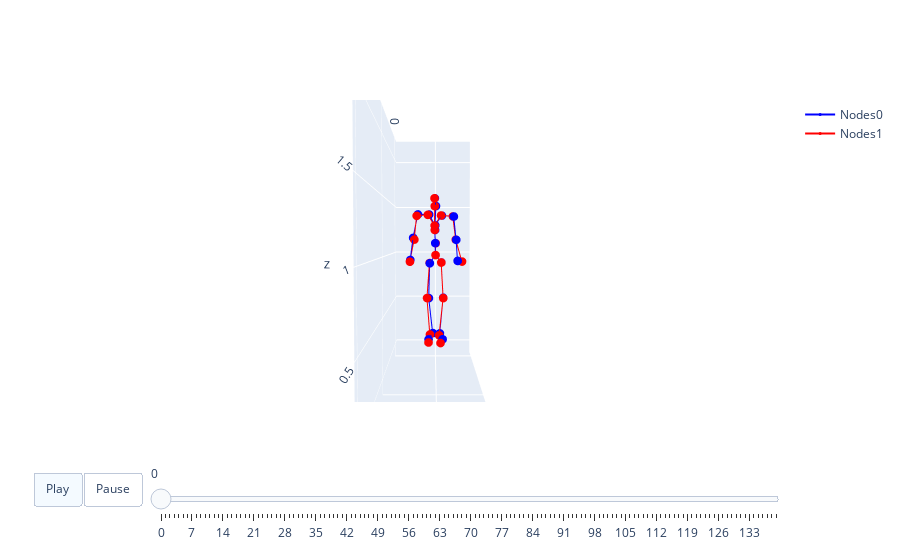

Source (notebook cell):
### Code cell
x = pose[k][:m_length[k]].detach().cpu().numpy()
y = pred_pose[0].detach().cpu().numpy()
l = m_length[k]
caption = clip_text[k]
visualize_2motions(x, val_loader.dataset.std, val_loader.dataset.mean, args.dataname, l, y, save_path=None) # 'study/a man steps forward and does a handstand.html'

### Figure 1 — Plotly figure (JSON) as saved in the notebook; plotly's stock layout.template omitted (floating-point values rounded to 4 significant figures)
{"data": [{"marker": {"color": "blue", "size": 3}, "mode": "lines+markers", "name": "Nodes0", "type": "scatter3d", "x": [0, -0.006573, null, -0.006573, -0.04617, null, -0.04617, -0.1371, null, -0.1371, 0.0007783, null, 0, -0.01183, null, -0.01183, -0.03995, null, -0.03995, -0.133, null, -0.133, 0.004466, null, 0, -0.02334, null, -0.02334, -0.03057, null, -0.03057, -0.001877, null, -0.001877, -0.05409, null, -0.05409, 0.01114, null, -0.001877, -0.04321, null, -0.04321, -0.04426, null, -0.04426, -0.06727, null, -0.06727, 0.05887, null, -0.001877, -0.04525, null, -0.04525, -0.039, null, -0.039, -0.0238, null, -0.0238, 0.123, null], "y": [0, -0.06267, null, -0.06267, -0.07401, null, -0.07401, -0.03021, null, -0.03021, -0.07666, null, 0, 0.06299, null, 0.06299, 0.08458, null, 0.08458, 0.04965, null, 0.04965, 0.07754, null, 0, -0.003282, null, -0.003282, -0.004972, null, -0.004972, -0.004019, null, -0.004019, 0.004598, null, 0.004598, -0.008379, null, -0.004019, -0.07054, null, -0.07054, -0.1935, null, -0.1935, -0.247, null, -0.247, -0.2714, null, -0.004019, 0.06885, null, 0.06885, 0.1999, null, 0.1999, 0.2259, null, 0.2259, 0.232, null], "z": [0.9726, 0.8826, null, 0.8826, 0.4946, null, 0.4946, 0.08111, null, 0.08111, 0.04724, null, 0.9726, 0.8919, null, 0.8919, 0.4999, null, 0.4999, 0.07903, null, 0.07903, 0.04927, null, 0.9726, 1.102, null, 1.102, 1.245, null, 1.245, 1.295, null, 1.295, 1.508, null, 1.508, 1.586, null, 1.295, 1.415, null, 1.415, 1.416, null, 1.416, 1.16, null, 1.16, 0.9222, null, 1.295, 1.403, null, 1.403, 1.393, null, 1.393, 1.138, null, 1.138, 0.9161, null]}, {"marker": {"color": "red", "size": 3}, "mode": "lines+markers", "name": "Nodes1", "type": "scatter3d", "x": [0, -0.0074, null, -0.0074, -0.03099, null, -0.03099, -0.09062, null, -0.09062, 0.05254, null, 0, -0.003282, null, -0.003282, -0.02736, null, -0.02736, -0.08357, null, -0.08357, 0.05465, null, 0, -0.02853, null, -0.02853, -0.02887, null, -0.02887, 0.001574, null, 0.001574, -0.04173, null, -0.04173, 0.0231, null, 0.001574, -0.03329, null, -0.03329, -0.03695, null, -0.03695, -0.05378, null, -0.05378, 0.06432, null, 0.001574, -0.03751, null, -0.03751, -0.04039, null, -0.04039, -0.05127, null, -0.05127, 0.0584, null], "y": [0, -0.06501, null, -0.06501, -0.09299, null, -0.09299, -0.06205, null, -0.06205, -0.0766, null, 0, 0.06226, null, 0.06226, 0.08493, null, 0.08493, 0.04101, null, 0.04101, 0.05326, null, 0, 0.00104, null, 0.00104, -0.008532, null, -0.008532, -0.01008, null, -0.01008, -0.008628, null, -0.008628, -0.01177, null, -0.01008, -0.08399, null, -0.08399, -0.206, null, -0.206, -0.2339, null, -0.2339, -0.2749, null, -0.01008, 0.06059, null, 0.06059, 0.1899, null, 0.1899, 0.2231, null, 0.2231, 0.2831, null], "z": [0.9724, 0.8847, null, 0.8847, 0.4969, null, 0.4969, 0.07763, null, 0.07763, 0.02821, null, 0.9724, 0.8908, null, 0.8908, 0.4978, null, 0.4978, 0.06935, null, 0.06935, 0.02272, null, 0.9724, 1.101, null, 1.101, 1.245, null, 1.245, 1.292, null, 1.292, 1.507, null, 1.507, 1.585, null, 1.292, 1.411, null, 1.411, 1.4, null, 1.4, 1.141, null, 1.141, 0.9041, null, 1.292, 1.404, null, 1.404, 1.394, null, 1.394, 1.14, null, 1.14, 0.905, null]}], "layout": {"scene": {"aspectmode": "manual", "aspectratio": {"x": 2.22, "y": 0.8249, "z": 2.367}, "camera": {"eye": {"x": 3, "y": 0, "z": 0.1}}, "xaxis": {"range": [-0.1489, 2.071]}, "yaxis": {"range": [-0.4389, 0.386]}, "zaxis": {"range": [-0.136, 2.231]}}, "sliders": [{"len": 0.9, "pad": {"b": 10, "t": 60}, "steps": [{"args": [["frame0"], {"frame": {"duration": 0}, "fromcurrent": true, "mode": "immediate", "transition": {"duration": 0, "easing": "linear"}}], "label": "0", "method": "animate"}, {"args": [["frame1"], {"frame": {"duration": 0}, "fromcurrent": true, "mode": "immediate", "transition": {"duration": 0, "easing": "linear"}}], "label": "1", "method": "animate"}, {"args": [["frame2"], {"frame": {"duration": 0}, "fromcurrent": true, "mode": "immediate", "transition": {"duration": 0, "easing": "linear"}}], "label": "2", "method": "animate"}, {"args": [["frame3"], {"frame": {"duration": 0}, "fromcurrent": true, "mode": "immediate", "transition": {"duration": 0, "easing": "linear"}}], "label": "3", "method": "animate"}, {"args": [["frame4"], {"frame": {"duration": 0}, "fromcurrent": true, "mode": "immediate", "transition": {"duration": 0, "easing": "linear"}}], "label": "4", "method": "animate"}, {"args": [["frame5"], {"frame": {"duration": 0}, "fromcurrent": true, "mode": "immediate", "transition": {"duration": 0, "easing": "linear"}}], "label": "5", "method": "animate"}, {"args": [["frame6"], {"frame": {"duration": 0}, "fromcurrent": true, "mode": "immediate", "transition": {"duration": 0, "easing": "linear"}}], "label": "6", "method": "animate"}, {"args": [["frame7"], {"frame": {"duration": 0}, "fromcurrent": true, "mode": "immediate", "transition": {"duration": 0, "easing": "linear"}}], "label": "7", "method": "animate"}, {"args": [["frame8"], {"frame": {"duration": 0}, "fromcurrent": true, "mode": "immediate", "transition": {"duration": 0, "easing": "linear"}}], "label": "8", "method": "animate"}, {"args": [["frame9"], {"frame": {"duration": 0}, "fromcurrent": true, "mode": "immediate", "transition": {"duration": 0, "easing": "linear"}}], "label": "9", "method": "animate"}, {"args": [["frame10"], {"frame": {"duration": 0}, "fromcurrent": true, "mode": "immediate", "transition": {"duration": 0, "easing": "linear"}}], "label": "10", "method": "animate"}, {"args": [["frame11"], {"frame": {"duration": 0}, "fromcurrent": true, "mode": "immediate", "transition": {"duration": 0, "easing": "linear"}}], "label": "11", "method": "animate"}, {"args": [["frame12"], {"frame": {"duration": 0}, "fromcurrent": true, "mode": "immediate", "transition": {"duration": 0, "easing": "linear"}}], "label": "12", "method": "animate"}, {"args": [["frame13"], {"frame": {"duration": 0}, "fromcurrent": true, "mode": "immediate", "transition": {"duration": 0, "easing": "linear"}}], "label": "13", "method": "animate"}, {"args": [["frame14"], {"frame": {"duration": 0}, "fromcurrent": true, "mode": "immediate", "transition": {"duration": 0, "easing": "linear"}}], "label": "14", "method": "animate"}, {"args": [["frame15"], {"frame": {"duration": 0}, "fromcurrent": true, "mode": "immediate", "transition": {"duration": 0, "easing": "linear"}}], "label": "15", "method": "animate"}, {"args": [["frame16"], {"frame": {"duration": 0}, "fromcurrent": true, "mode": "immediate", "transition": {"duration": 0, "easing": "linear"}}], "label": "16", "method": "animate"}, {"args": [["frame17"], {"frame": {"duration": 0}, "fromcurrent": true, "mode": "immediate", "transition": {"duration": 0, "easing": "linear"}}], "label": "17", "method": "animate"}, {"args": [["frame18"], {"frame": {"duration": 0}, "fromcurrent": true, "mode": "immediate", "transition": {"duration": 0, "easing": "linear"}}], "label": "18", "method": "animate"}, {"args": [["frame19"], {"frame": {"duration": 0}, "fromcurrent": true, "mode": "immediate", "transition": {"duration": 0, "easing": "linear"}}], "label": "19", "method": "animate"}, {"args": [["frame20"], {"frame": {"duration": 0}, "fromcurrent": true, "mode": "immediate", "transition": {"duration": 0, "easing": "linear"}}], "label": "20", "method": "animate"}, {"args": [["frame21"], {"frame": {"duration": 0}, "fromcurrent": true, "mode": "immediate", "transition": {"duration": 0, "easing": "linear"}}], "label": "21", "method": "animate"}, {"args": [["frame22"], {"frame": {"duration": 0}, "fromcurrent": true, "mode": "immediate", "transition": {"duration": 0, "easing": "linear"}}], "label": "22", "method": "animate"}, {"args": [["frame23"], {"frame": {"duration": 0}, "fromcurrent": true, "mode": "immediate", "transition": {"duration": 0, "easing": "linear"}}], "label": "23", "method": "animate"}, {"args": [["frame24"], {"frame": {"duration": 0}, "fromcurrent": true, "mode": "immediate", "transition": {"duration": 0, "easing": "linear"}}], "label": "24", "method": "animate"}, {"args": [["frame25"], {"frame": {"duration": 0}, "fromcurrent": true, "mode": "immediate", "transition": {"duration": 0, "easing": "linear"}}], "label": "25", "method": "animate"}, {"args": [["frame26"], {"frame": {"duration": 0}, "fromcurrent": true, "mode": "immediate", "transition": {"duration": 0, "easing": "linear"}}], "label": "26", "method": "animate"}, {"args": [["frame27"], {"frame": {"duration": 0}, "fromcurrent": true, "mode": "immediate", "transition": {"duration": 0, "easing": "linear"}}], "label": "27", "method": "animate"}, {"args": [["frame28"], {"frame": {"duration": 0}, "fromcurrent": true, "mode": "immediate", "transition": {"duration": 0, "easing": "linear"}}], "label": "28", "method": "animate"}, {"args": [["frame29"], {"frame": {"duration": 0}, "fromcurrent": true, "mode": "immediate", "transition": {"duration": 0, "easing": "linear"}}], "label": "29", "method": "animate"}, {"args": [["frame30"], {"frame": {"duration": 0}, "fromcurrent": true, "mode": "immediate", "transition": {"duration": 0, "easing": "linear"}}], "label": "30", "method": "animate"}, {"args": [["frame31"], {"frame": {"duration": 0}, "fromcurrent": true, "mode": "immediate", "transition": {"duration": 0, "easing": "linear"}}], "label": "31", "method": "animate"}, {"args": [["frame32"], {"frame": {"duration": 0}, "fromcurrent": true, "mode": "immediate", "transition": {"duration": 0, "easing": "linear"}}], "label": "32", "method": "animate"}, {"args": [["frame33"], {"frame": {"duration": 0}, "fromcurrent": true, "mode": "immediate", "transition": {"duration": 0, "easing": "linear"}}], "label": "33", "method": "animate"}, {"args": [["frame34"], {"frame": {"duration": 0}, "fromcurrent": true, "mode": "immediate", "transition": {"duration": 0, "easing": "linear"}}], "label": "34", "method": "animate"}, {"args": [["frame35"], {"frame": {"duration": 0}, "fromcurrent": true, "mode": "immediate", "transition": {"duration": 0, "easing": "linear"}}], "label": "35", "method": "animate"}, {"args": [["frame36"], {"frame": {"duration": 0}, "fromcurrent": true, "mode": "immediate", "transition": {"duration": 0, "easing": "linear"}}], "label": "36", "method": "animate"}, {"args": [["frame37"], {"frame": {"duration": 0}, "fromcurrent": true, "mode": "immediate", "transition": {"duration": 0, "easing": "linear"}}], "label": "37", "method": "animate"}, {"args": [["frame38"], {"frame": {"duration": 0}, "fromcurrent": true, "mode": "immediate", "transition": {"duration": 0, "easing": "linear"}}], "label": "38", "method": "animate"}, {"args": [["frame39"], {"frame": {"duration": 0}, "fromcurrent": true, "mode": "immediate", "transition": {"duration": 0, "easing": "linear"}}], "label": "39", "method": "animate"}, {"args": [["frame40"], {"frame": {"duration": 0}, "fromcurrent": true, "mode": "immediate", "transition": {"duration": 0, "easing": "linear"}}], "label": "40", "method": "animate"}, {"args": [["frame41"], {"frame": {"duration": 0}, "fromcurrent": true, "mode": "immediate", "transition": {"duration": 0, "easing": "linear"}}], "label": "41", "method": "animate"}, {"args": [["frame42"], {"frame": {"duration": 0}, "fromcurrent": true, "mode": "immediate", "transition": {"duration": 0, "easing": "linear"}}], "label": "42", "method": "animate"}, {"args": [["frame43"], {"frame": {"duration": 0}, "fromcurrent": true, "mode": "immediate", "transition": {"duration": 0, "easing": "linear"}}], "label": "43", "method": "animate"}, {"args": [["frame44"], {"frame": {"duration": 0}, "fromcurrent": true, "mode": "immediate", "transition": {"duration": 0, "easing": "linear"}}], "label": "44", "method": "animate"}, {"args": [["frame45"], {"frame": {"duration": 0}, "fromcurrent": true, "mode": "immediate", "transition": {"duration": 0, "easing": "linear"}}], "label": "45", "method": "animate"}, {"args": [["frame46"], {"frame": {"duration": 0}, "fromcurrent": true, "mode": "immediate", "transition": {"duration": 0, "easing": "linear"}}], "label": "46", "method": "animate"}, {"args": [["frame47"], {"frame": {"duration": 0}, "fromcurrent": true, "mode": "immediate", "transition": {"duration": 0, "easing": "linear"}}], "label": "47", "method": "animate"}, {"args": [["frame48"], {"frame": {"duration": 0}, "fromcurrent": true, "mode": "immediate", "transition": {"duration": 0, "easing": "linear"}}], "label": "48", "method": "animate"}, {"args": [["frame49"], {"frame": {"duration": 0}, "fromcurrent": true, "mode": "immediate", "transition": {"duration": 0, "easing": "linear"}}], "label": "49", "method": "animate"}, {"args": [["frame50"], {"frame": {"duration": 0}, "fromcurrent": true, "mode": "immediate", "transition": {"duration": 0, "easing": "linear"}}], "label": "50", "method": "animate"}, {"args": [["frame51"], {"frame": {"duration": 0}, "fromcurrent": true, "mode": "immediate", "transition": {"duration": 0, "easing": "linear"}}], "label": "51", "method": "animate"}, {"args": [["frame52"], {"frame": {"duration": 0}, "fromcurrent": true, "mode": "immediate", "transition": {"duration": 0, "easing": "linear"}}], "label": "52", "method": "animate"}, {"args": [["frame53"], {"frame": {"duration": 0}, "fromcurrent": true, "mode": "immediate", "transition": {"duration": 0, "easing": "linear"}}], "label": "53", "method": "animate"}, {"args": [["frame54"], {"frame": {"duration": 0}, "fromcurrent": true, "mode": "immediate", "transition": {"duration": 0, "easing": "linear"}}], "label": "54", "method": "animate"}, {"args": [["frame55"], {"frame": {"duration": 0}, "fromcurrent": true, "mode": "immediate", "transition": {"duration": 0, "easing": "linear"}}], "label": "55", "method": "animate"}, {"args": [["frame56"], {"frame": {"duration": 0}, "fromcurrent": true, "mode": "immediate", "transition": {"duration": 0, "easing": "linear"}}], "label": "56", "method": "animate"}, {"args": [["frame57"], {"frame": {"duration": 0}, "fromcurrent": true, "mode": "immediate", "transition": {"duration": 0, "easing": "linear"}}], "label": "57", "method": "animate"}, {"args": [["frame58"], {"frame": {"duration": 0}, "fromcurrent": true, "mode": "immediate", "transition": {"duration": 0, "easing": "linear"}}], "label": "58", "method": "animate"}, {"args": [["frame59"], {"frame": {"duration": 0}, "fromcurrent": true, "mode": "immediate", "transition": {"duration": 0, "easing": "linear"}}], "label": "59", "method": "animate"}, {"args": [["frame60"], {"frame": {"duration": 0}, "fromcurrent": true, "mode": "immediate", "transition": {"duration": 0, "easing": "linear"}}], "label": "60", "method": "animate"}, {"args": [["frame61"], {"frame": {"duration": 0}, "fromcurrent": true, "mode": "immediate", "transition": {"duration": 0, "easing": "linear"}}], "label": "61", "method": "animate"}, {"args": [["frame62"], {"frame": {"duration": 0}, "fromcurrent": true, "mode": "immediate", "transition": {"duration": 0, "easing": "linear"}}], "label": "62", "method": "animate"}, {"args": [["frame63"], {"frame": {"duration": 0}, "fromcurrent": true, "mode": "immediate", "transition": {"duration": 0, "easing": "linear"}}], "label": "63", "method": "animate"}, {"args": [["frame64"], {"frame": {"duration": 0}, "fromcurrent": true, "mode": "immediate", "transition": {"duration": 0, "easing": "linear"}}], "label": "64", "method": "animate"}, {"args": [["frame65"], {"frame": {"duration": 0}, "fromcurrent": true, "mode": "immediate", "transition": {"duration": 0, "easing": "linear"}}], "label": "65", "method": "animate"}, {"args": [["frame66"], {"frame": {"duration": 0}, "fromcurrent": true, "mode": "immediate", "transition": {"duration": 0, "easing": "linear"}}], "label": "66", "method": "animate"}, {"args": [["frame67"], {"frame": {"duration": 0}, "fromcurrent": true, "mode": "immediate", "transition": {"duration": 0, "easing": "linear"}}], "label": "67", "method": "animate"}, {"args": [["frame68"], {"frame": {"duration": 0}, "fromcurrent": true, "mode": "immediate", "transition": {"duration": 0, "easing": "linear"}}], "label": "68", "method": "animate"}, {"args": [["frame69"], {"frame": {"duration": 0}, "fromcurrent": true, "mode": "immediate", "transition": {"duration": 0, "easing": "linear"}}], "label": "69", "method": "animate"}, {"args": [["frame70"], {"frame": {"duration": 0}, "fromcurrent": true, "mode": "immediate", "transition": {"duration": 0, "easing": "linear"}}], "label": "70", "method": "animate"}, {"args": [["frame71"], {"frame": {"duration": 0}, "fromcurrent": true, "mode": "immediate", "transition": {"duration": 0, "easing": "linear"}}], "label": "71", "method": "animate"}, {"args": [["frame72"], {"frame": {"duration": 0}, "fromcurrent": true, "mode": "immediate", "transition": {"duration": 0, "easing": "linear"}}], "label": "72", "method": "animate"}, {"args": [["frame73"], {"frame": {"duration": 0}, "fromcurrent": true, "mode": "immediate", "transition": {"duration": 0, "easing": "linear"}}], "label": "73", "method": "animate"}, {"args": [["frame74"], {"frame": {"duration": 0}, "fromcurrent": true, "mode": "immediate", "transition": {"duration": 0, "easing": "linear"}}], "label": "74", "method": "animate"}, {"args": [["frame75"], {"frame": {"duration": 0}, "fromcurrent": true, "mode": "immediate", "transition": {"duration": 0, "easing": "linear"}}], "label": "75", "method": "animate"}, {"args": [["frame76"], {"frame": {"duration": 0}, "fromcurrent": true, "mode": "immediate", "transition": {"duration": 0, "easing": "linear"}}], "label": "76", "method": "animate"}, {"args": [["frame77"], {"frame": {"duration": 0}, "fromcurrent": true, "mode": "immediate", "transition": {"duration": 0, "easing": "linear"}}], "label": "77", "method": "animate"}, {"args": [["frame78"], {"frame": {"duration": 0}, "fromcurrent": true, "mode": "immediate", "transition": {"duration": 0, "easing": "linear"}}], "label": "78", "method": "animate"}, {"args": [["frame79"], {"frame": {"duration": 0}, "fromcurrent": true, "mode": "immediate", "transition": {"duration": 0, "easing": "linear"}}], "label": "79", "method": "animate"}, {"args": [["frame80"], {"frame": {"duration": 0}, "fromcurrent": true, "mode": "immediate", "transition": {"duration": 0, "easing": "linear"}}], "label": "80", "method": "animate"}, {"args": [["frame81"], {"frame": {"duration": 0}, "fromcurrent": true, "mode": "immediate", "transition": {"duration": 0, "easing": "linear"}}], "label": "81", "method": "animate"}, {"args": [["frame82"], {"frame": {"duration": 0}, "fromcurrent": true, "mode": "immediate", "transition": {"duration": 0, "easing": "linear"}}], "label": "82", "method": "animate"}, {"args": [["frame83"], {"frame": {"duration": 0}, "fromcurrent": true, "mode": "immediate", "transition": {"duration": 0, "easing": "linear"}}], "label": "83", "method": "animate"}, {"args": [["frame84"], {"frame": {"duration": 0}, "fromcurrent": true, "mode": "immediate", "transition": {"duration": 0, "easing": "linear"}}], "label": "84", "method": "animate"}, {"args": [["frame85"], {"frame": {"duration": 0}, "fromcurrent": true, "mode": "immediate", "transition": {"duration": 0, "easing": "linear"}}], "label": "85", "method": "animate"}, {"args": [["frame86"], {"frame": {"duration": 0}, "fromcurrent": true, "mode": "immediate", "transition": {"duration": 0, "easing": "linear"}}], "label": "86", "method": "animate"}, {"args": [["frame87"], {"frame": {"duration": 0}, "fromcurrent": true, "mode": "immediate", "transition": {"duration": 0, "easing": "linear"}}], "label": "87", "method": "animate"}, {"args": [["frame88"], {"frame": {"duration": 0}, "fromcurrent": true, "mode": "immediate", "transition": {"duration": 0, "easing": "linear"}}], "label": "88", "method": "animate"}, {"args": [["frame89"], {"frame": {"duration": 0}, "fromcurrent": true, "mode": "immediate", "transition": {"duration": 0, "easing": "linear"}}], "label": "89", "method": "animate"}, {"args": [["frame90"], {"frame": {"duration": 0}, "fromcurrent": true, "mode": "immediate", "transition": {"duration": 0, "easing": "linear"}}], "label": "90", "method": "animate"}, {"args": [["frame91"], {"frame": {"duration": 0}, "fromcurrent": true, "mode": "immediate", "transition": {"duration": 0, "easing": "linear"}}], "label": "91", "method": "animate"}, {"args": [["frame92"], {"frame": {"duration": 0}, "fromcurrent": true, "mode": "immediate", "transition": {"duration": 0, "easing": "linear"}}], "label": "92", "method": "animate"}, {"args": [["frame93"], {"frame": {"duration": 0}, "fromcurrent": true, "mode": "immediate", "transition": {"duration": 0, "easing": "linear"}}], "label": "93", "method": "animate"}, {"args": [["frame94"], {"frame": {"duration": 0}, "fromcurrent": true, "mode": "immediate", "transition": {"duration": 0, "easing": "linear"}}], "label": "94", "method": "animate"}, {"args": [["frame95"], {"frame": {"duration": 0}, "fromcurrent": true, "mode": "immediate", "transition": {"duration": 0, "easing": "linear"}}], "label": "95", "method": "animate"}, {"args": [["frame96"], {"frame": {"duration": 0}, "fromcurrent": true, "mode": "immediate", "transition": {"duration": 0, "easing": "linear"}}], "label": "96", "method": "animate"}, {"args": [["frame97"], {"frame": {"duration": 0}, "fromcurrent": true, "mode": "immediate", "transition": {"duration": 0, "easing": "linear"}}], "label": "97", "method": "animate"}, {"args": [["frame98"], {"frame": {"duration": 0}, "fromcurrent": true, "mode": "immediate", "transition": {"duration": 0, "easing": "linear"}}], "label": "98", "method": "animate"}, {"args": [["frame99"], {"frame": {"duration": 0}, "fromcurrent": true, "mode": "immediate", "transition": {"duration": 0, "easing": "linear"}}], "label": "99", "method": "animate"}, {"args": [["frame100"], {"frame": {"duration": 0}, "fromcurrent": true, "mode": "immediate", "transition": {"duration": 0, "easing": "linear"}}], "label": "100", "method": "animate"}, {"args": [["frame101"], {"frame": {"duration": 0}, "fromcurrent": true, "mode": "immediate", "transition": {"duration": 0, "easing": "linear"}}], "label": "101", "method": "animate"}, {"args": [["frame102"], {"frame": {"duration": 0}, "fromcurrent": true, "mode": "immediate", "transition": {"duration": 0, "easing": "linear"}}], "label": "102", "method": "animate"}, {"args": [["frame103"], {"frame": {"duration": 0}, "fromcurrent": true, "mode": "immediate", "transition": {"duration": 0, "easing": "linear"}}], "label": "103", "method": "animate"}, {"args": [["frame104"], {"frame": {"duration": 0}, "fromcurrent": true, "mode": "immediate", "transition": {"duration": 0, "easing": "linear"}}], "label": "104", "method": "animate"}, {"args": [["frame105"], {"frame": {"duration": 0}, "fromcurrent": true, "mode": "immediate", "transition": {"duration": 0, "easing": "linear"}}], "label": "105", "method": "animate"}, {"args": [["frame106"], {"frame": {"duration": 0}, "fromcurrent": true, "mode": "immediate", "transition": {"duration": 0, "easing": "linear"}}], "label": "106", "method": "animate"}, {"args": [["frame107"], {"frame": {"duration": 0}, "fromcurrent": true, "mode": "immediate", "transition": {"duration": 0, "easing": "linear"}}], "label": "107", "method": "animate"}, {"args": [["frame108"], {"frame": {"duration": 0}, "fromcurrent": true, "mode": "immediate", "transition": {"duration": 0, "easing": "linear"}}], "label": "108", "method": "animate"}, {"args": [["frame109"], {"frame": {"duration": 0}, "fromcurrent": true, "mode": "immediate", "transition": {"duration": 0, "easing": "linear"}}], "label": "109", "method": "animate"}, {"args": [["frame110"], {"frame": {"duration": 0}, "fromcurrent": true, "mode": "immediate", "transition": {"duration": 0, "easing": "linear"}}], "label": "110", "method": "animate"}, {"args": [["frame111"], {"frame": {"duration": 0}, "fromcurrent": true, "mode": "immediate", "transition": {"duration": 0, "easing": "linear"}}], "label": "111", "method": "animate"}, {"args": [["frame112"], {"frame": {"duration": 0}, "fromcurrent": true, "mode": "immediate", "transition": {"duration": 0, "easing": "linear"}}], "label": "112", "method": "animate"}, {"args": [["frame113"], {"frame": {"duration": 0}, "fromcurrent": true, "mode": "immediate", "transition": {"duration": 0, "easing": "linear"}}], "label": "113", "method": "animate"}, {"args": [["frame114"], {"frame": {"duration": 0}, "fromcurrent": true, "mode": "immediate", "transition": {"duration": 0, "easing": "linear"}}], "label": "114", "method": "animate"}, {"args": [["frame115"], {"frame": {"duration": 0}, "fromcurrent": true, "mode": "immediate", "transition": {"duration": 0, "easing": "linear"}}], "label": "115", "method": "animate"}, {"args": [["frame116"], {"frame": {"duration": 0}, "fromcurrent": true, "mode": "immediate", "transition": {"duration": 0, "easing": "linear"}}], "label": "116", "method": "animate"}, {"args": [["frame117"], {"frame": {"duration": 0}, "fromcurrent": true, "mode": "immediate", "transition": {"duration": 0, "easing": "linear"}}], "label": "117", "method": "animate"}, {"args": [["frame118"], {"frame": {"duration": 0}, "fromcurrent": true, "mode": "immediate", "transition": {"duration": 0, "easing": "linear"}}], "label": "118", "method": "animate"}, {"args": [["frame119"], {"frame": {"duration": 0}, "fromcurrent": true, "mode": "immediate", "transition": {"duration": 0, "easing": "linear"}}], "label": "119", "method": "animate"}, {"args": [["frame120"], {"frame": {"duration": 0}, "fromcurrent": true, "mode": "immediate", "transition": {"duration": 0, "easing": "linear"}}], "label": "120", "method": "animate"}, {"args": [["frame121"], {"frame": {"duration": 0}, "fromcurrent": true, "mode": "immediate", "transition": {"duration": 0, "easing": "linear"}}], "label": "121", "method": "animate"}, {"args": [["frame122"], {"frame": {"duration": 0}, "fromcurrent": true, "mode": "immediate", "transition": {"duration": 0, "easing": "linear"}}], "label": "122", "method": "animate"}, {"args": [["frame123"], {"frame": {"duration": 0}, "fromcurrent": true, "mode": "immediate", "transition": {"duration": 0, "easing": "linear"}}], "label": "123", "method": "animate"}, {"args": [["frame124"], {"frame": {"duration": 0}, "fromcurrent": true, "mode": "immediate", "transition": {"duration": 0, "easing": "linear"}}], "label": "124", "method": "animate"}, {"args": [["frame125"], {"frame": {"duration": 0}, "fromcurrent": true, "mode": "immediate", "transition": {"duration": 0, "easing": "linear"}}], "label": "125", "method": "animate"}, {"args": [["frame126"], {"frame": {"duration": 0}, "fromcurrent": true, "mode": "immediate", "transition": {"duration": 0, "easing": "linear"}}], "label": "126", "method": "animate"}, {"args": [["frame127"], {"frame": {"duration": 0}, "fromcurrent": true, "mode": "immediate", "transition": {"duration": 0, "easing": "linear"}}], "label": "127", "method": "animate"}, {"args": [["frame128"], {"frame": {"duration": 0}, "fromcurrent": true, "mode": "immediate", "transition": {"duration": 0, "easing": "linear"}}], "label": "128", "method": "animate"}, {"args": [["frame129"], {"frame": {"duration": 0}, "fromcurrent": true, "mode": "immediate", "transition": {"duration": 0, "easing": "linear"}}], "label": "129", "method": "animate"}, {"args": [["frame130"], {"frame": {"duration": 0}, "fromcurrent": true, "mode": "immediate", "transition": {"duration": 0, "easing": "linear"}}], "label": "130", "method": "animate"}, {"args": [["frame131"], {"frame": {"duration": 0}, "fromcurrent": true, "mode": "immediate", "transition": {"duration": 0, "easing": "linear"}}], "label": "131", "method": "animate"}, {"args": [["frame132"], {"frame": {"duration": 0}, "fromcurrent": true, "mode": "immediate", "transition": {"duration": 0, "easing": "linear"}}], "label": "132", "method": "animate"}, {"args": [["frame133"], {"frame": {"duration": 0}, "fromcurrent": true, "mode": "immediate", "transition": {"duration": 0, "easing": "linear"}}], "label": "133", "method": "animate"}, {"args": [["frame134"], {"frame": {"duration": 0}, "fromcurrent": true, "mode": "immediate", "transition": {"duration": 0, "easing": "linear"}}], "label": "134", "method": "animate"}, {"args": [["frame135"], {"frame": {"duration": 0}, "fromcurrent": true, "mode": "immediate", "transition": {"duration": 0, "easing": "linear"}}], "label": "135", "method": "animate"}, {"args": [["frame136"], {"frame": {"duration": 0}, "fromcurrent": true, "mode": "immediate", "transition": {"duration": 0, "easing": "linear"}}], "label": "136", "method": "animate"}, {"args": [["frame137"], {"frame": {"duration": 0}, "fromcurrent": true, "mode": "immediate", "transition": {"duration": 0, "easing": "linear"}}], "label": "137", "method": "animate"}, {"args": [["frame138"], {"frame": {"duration": 0}, "fromcurrent": true, "mode": "immediate", "transition": {"duration": 0, "easing": "linear"}}], "label": "138", "method": "animate"}, {"args": [["frame139"], {"frame": {"duration": 0}, "fromcurrent": true, "mode": "immediate", "transition": {"duration": 0, "easing": "linear"}}], "label": "139", "method": "animate"}], "x": 0.1, "y": 0}], "updatemenus": [{"buttons": [{"args": [null, {"frame": {"duration": 40}, "fromcurrent": true, "mode": "immediate", "transition": {"duration": 40, "easing": "linear"}}], "label": "Play", "method": "animate"}, {"args": [[null], {"frame": {"duration": 0}, "fromcurrent": true, "mode": "immediate", "transition": {"duration": 0, "easing": "linear"}}], "label": "Pause", "method": "animate"}], "direction": "left", "pad": {"r": 10, "t": 70}, "type": "buttons", "x": 0.1, "y": 0}]}}
